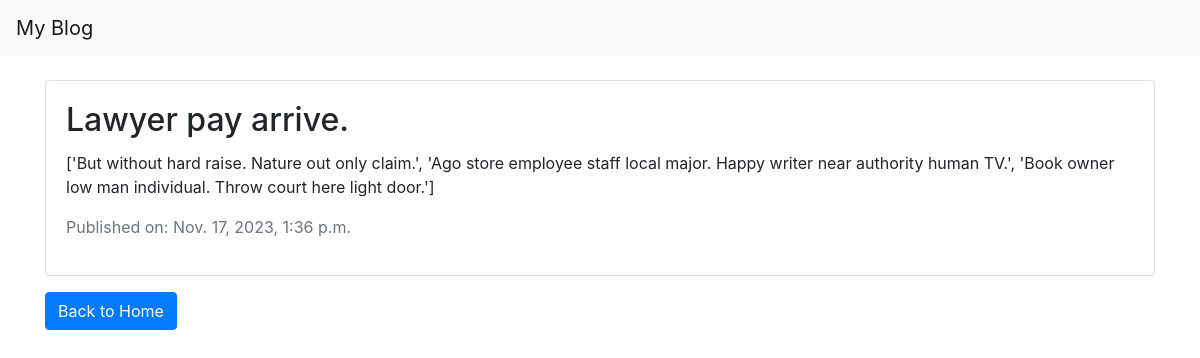
Page /post_detail/2/ on the committed database.
### blogapp/models.py (models this page shows, shortened)
class Postmodel(models.Model):
    title = models.CharField(max_length=200)
    content = models.TextField()
    pub_date = models.DateTimeField(auto_now_add=True)

### blogapp/views.py (the view)
# urls.py: path('post_detail/<int:post_id>/', post_detail_view, name='post_detail_view'),
def post_detail_view(request, post_id):
    post = Postmodel.objects.get(pk=post_id)
    return render(request, 'post_detail.html', {'post': post})

### templates/post_detail.html (shortened to what this page needs)
{% extends 'base.html' %}
{% block content %}
    <div class="card my-3">
        <div class="card-body">
            <h2 class="card-title">{{ post.title }}</h2>
            <p class="card-text">{{ post.content }}</p>
            <p class="text-muted">Published on: {{ post.pub_date }}</p>
        </div>
    </div>
    <a href="{% url 'home' %}" class="btn btn-primary">Back to Home</a>
{% endblock %}

### rows in the picture
Postmodel: title "Lawyer pay arrive.", content "['But without hard raise. Nature out only claim.', 'Ago store employee staff local major. Happy writer near authority human TV.', 'Book owner low man individual. Throw court here light door.']", pub_date "Nov. 17, 2023, 1:36 p.m."
